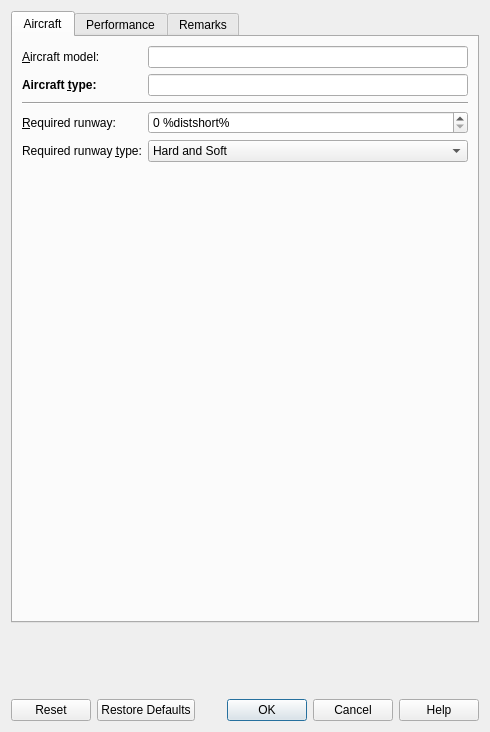
<?xml version="1.0" encoding="UTF-8"?>
<ui version="4.0">
 <class>AircraftPerfDialog</class>
 <widget class="QDialog" name="AircraftPerfDialog">
  <property name="geometry">
   <rect>
    <x>0</x>
    <y>0</y>
    <width>490</width>
    <height>732</height>
   </rect>
  </property>
  <property name="windowTitle">
   <string>Little Navmap - %1 Aircraft Performance</string>
  </property>
  <layout class="QVBoxLayout" name="verticalLayout">
   <item>
    <widget class="QTabWidget" name="tabWidget">
     <property name="currentIndex">
      <number>0</number>
     </property>
     <widget class="QWidget" name="tabAircraft">
      <attribute name="title">
       <string>Aircraft</string>
      </attribute>
      <layout class="QVBoxLayout" name="verticalLayout_4">
       <item>
        <layout class="QGridLayout" name="gridLayout_7">
         <item row="4" column="0">
          <widget class="QLabel" name="labelRunwayType">
           <property name="text">
            <string>Required runway &amp;type:</string>
           </property>
           <property name="buddy">
            <cstring>comboBoxRunwayType</cstring>
           </property>
          </widget>
         </item>
         <item row="0" column="1">
          <widget class="QLineEdit" name="lineEditName">
           <property name="toolTip">
            <string>Name of aircraft.
This is for informational purposes only.</string>
           </property>
          </widget>
         </item>
         <item row="3" column="0">
          <widget class="QLabel" name="labelRunwayLength">
           <property name="text">
            <string>&amp;Required runway:</string>
           </property>
           <property name="buddy">
            <cstring>spinBoxRunwayLength</cstring>
           </property>
          </widget>
         </item>
         <item row="3" column="1">
          <widget class="QSpinBox" name="spinBoxRunwayLength">
           <property name="toolTip">
            <string>Minimum required runway length for takeoff or landing.
Use an approximate value for max takeoff weight.
This is for informational purposes only.</string>
           </property>
           <property name="suffix">
            <string> %distshort%</string>
           </property>
           <property name="maximum">
            <number>1000000</number>
           </property>
           <property name="singleStep">
            <number>100</number>
           </property>
          </widget>
         </item>
         <item row="0" column="0">
          <widget class="QLabel" name="labelName">
           <property name="text">
            <string>&amp;Aircraft model:</string>
           </property>
           <property name="buddy">
            <cstring>lineEditName</cstring>
           </property>
          </widget>
         </item>
         <item row="1" column="0">
          <widget class="QLabel" name="labelType">
           <property name="font">
            <font>
             <weight>75</weight>
             <bold>true</bold>
            </font>
           </property>
           <property name="text">
            <string>Aircraft &amp;type:</string>
           </property>
           <property name="buddy">
            <cstring>lineEditType</cstring>
           </property>
          </widget>
         </item>
         <item row="1" column="1">
          <widget class="QLineEdit" name="lineEditType">
           <property name="toolTip">
            <string>ICAO aircraft type like B732 or C172.
The fuel report will show a warning if this does not match the simulator aircraft type.</string>
           </property>
          </widget>
         </item>
         <item row="4" column="1">
          <widget class="QComboBox" name="comboBoxRunwayType">
           <property name="toolTip">
            <string>This is for informational purposes only.</string>
           </property>
           <item>
            <property name="text">
             <string>Hard and Soft</string>
            </property>
           </item>
           <item>
            <property name="text">
             <string>Hard</string>
            </property>
           </item>
           <item>
            <property name="text">
             <string>Water</string>
            </property>
           </item>
           <item>
            <property name="text">
             <string>Amphibian</string>
            </property>
           </item>
          </widget>
         </item>
         <item row="2" column="0" colspan="2">
          <widget class="Line" name="line">
           <property name="orientation">
            <enum>Qt::Horizontal</enum>
           </property>
          </widget>
         </item>
        </layout>
       </item>
       <item>
        <spacer name="verticalSpacer">
         <property name="orientation">
          <enum>Qt::Vertical</enum>
         </property>
         <property name="sizeHint" stdset="0">
          <size>
           <width>20</width>
           <height>40</height>
          </size>
         </property>
        </spacer>
       </item>
      </layout>
     </widget>
     <widget class="QWidget" name="tabPerformance">
      <attribute name="title">
       <string>Performance</string>
      </attribute>
      <layout class="QVBoxLayout" name="verticalLayout_2">
       <property name="spacing">
        <number>2</number>
       </property>
       <property name="leftMargin">
        <number>2</number>
       </property>
       <property name="topMargin">
        <number>2</number>
       </property>
       <property name="rightMargin">
        <number>2</number>
       </property>
       <property name="bottomMargin">
        <number>2</number>
       </property>
       <item>
        <widget class="QLabel" name="label">
         <property name="frameShape">
          <enum>QFrame::Box</enum>
         </property>
         <property name="frameShadow">
          <enum>QFrame::Sunken</enum>
         </property>
         <property name="text">
          <string>Labels of minimum required values for fuel calculation and elevation profile are &lt;b&gt;bold&lt;/b&gt;.</string>
         </property>
         <property name="wordWrap">
          <bool>true</bool>
         </property>
         <property name="margin">
          <number>5</number>
         </property>
        </widget>
       </item>
       <item>
        <widget class="QGroupBox" name="groupBox">
         <property name="title">
          <string>Fuel</string>
         </property>
         <layout class="QGridLayout" name="gridLayout">
          <property name="leftMargin">
           <number>0</number>
          </property>
          <property name="topMargin">
           <number>0</number>
          </property>
          <property name="rightMargin">
           <number>0</number>
          </property>
          <property name="bottomMargin">
           <number>0</number>
          </property>
          <property name="spacing">
           <number>2</number>
          </property>
          <item row="7" column="1">
           <widget class="QSpinBox" name="spinBoxTaxiFuel">
            <property name="toolTip">
             <string>Fuel used prior to takeoff by APU, engine start and taxi</string>
            </property>
            <property name="showGroupSeparator" stdset="0">
             <bool>true</bool>
            </property>
            <property name="suffix">
             <string> %fuel%</string>
            </property>
            <property name="maximum">
             <number>1000000</number>
            </property>
            <property name="singleStep">
             <number>100</number>
            </property>
           </widget>
          </item>
          <item row="8" column="0">
           <widget class="QLabel" name="labelCruiseExtraFuel">
            <property name="text">
             <string>&amp;Extra fuel:</string>
            </property>
            <property name="buddy">
             <cstring>spinBoxExtraFuel</cstring>
            </property>
           </widget>
          </item>
          <item row="6" column="1">
           <widget class="QSpinBox" name="spinBoxReserveFuel">
            <property name="toolTip">
             <string>Minimum fuel required to fly for 30 minutes at 1,500 feet
above the alternate or at the destination at holding speed if
an alternate is not required</string>
            </property>
            <property name="suffix">
             <string> %fuel%</string>
            </property>
            <property name="maximum">
             <number>1000000</number>
            </property>
            <property name="singleStep">
             <number>100</number>
            </property>
           </widget>
          </item>
          <item row="5" column="0" colspan="2">
           <widget class="QLabel" name="labelUsableFuelRange">
            <property name="toolTip">
             <string>Estimated range considering reserve fuel.
Based on cruise speed and fuel flow.</string>
            </property>
            <property name="text">
             <string/>
            </property>
            <property name="alignment">
             <set>Qt::AlignRight|Qt::AlignTrailing|Qt::AlignVCenter</set>
            </property>
            <property name="margin">
             <number>5</number>
            </property>
            <property name="textInteractionFlags">
             <set>Qt::LinksAccessibleByMouse|Qt::TextSelectableByMouse</set>
            </property>
           </widget>
          </item>
          <item row="8" column="1">
           <widget class="QSpinBox" name="spinBoxExtraFuel">
            <property name="toolTip">
             <string>Fuel added at the discretion of the
captain or the dispatcher</string>
            </property>
            <property name="showGroupSeparator" stdset="0">
             <bool>true</bool>
            </property>
            <property name="suffix">
             <string> %fuel%</string>
            </property>
            <property name="maximum">
             <number>1000000</number>
            </property>
            <property name="singleStep">
             <number>100</number>
            </property>
           </widget>
          </item>
          <item row="6" column="0">
           <widget class="QLabel" name="labelReserveFuel">
            <property name="text">
             <string>&amp;Reserve fuel:</string>
            </property>
            <property name="buddy">
             <cstring>spinBoxReserveFuel</cstring>
            </property>
           </widget>
          </item>
          <item row="9" column="0">
           <widget class="QLabel" name="labelExtraCruiseFuel">
            <property name="text">
             <string>&amp;Contingency fuel:</string>
            </property>
            <property name="buddy">
             <cstring>spinBoxContingencyFuel</cstring>
            </property>
           </widget>
          </item>
          <item row="4" column="0">
           <widget class="QLabel" name="labelUsableFuel">
            <property name="text">
             <string>&amp;Usable fuel:</string>
            </property>
            <property name="buddy">
             <cstring>spinBoxUsableFuel</cstring>
            </property>
           </widget>
          </item>
          <item row="9" column="1">
           <widget class="QSpinBox" name="spinBoxContingencyFuel">
            <property name="toolTip">
             <string>This accounts for additional enroute fuel consumption
caused by wind or routing changes.
This will increase the trip fuel by the given percentage.</string>
            </property>
            <property name="suffix">
             <string> percent</string>
            </property>
            <property name="maximum">
             <number>1000</number>
            </property>
            <property name="singleStep">
             <number>5</number>
            </property>
           </widget>
          </item>
          <item row="4" column="1">
           <widget class="QSpinBox" name="spinBoxUsableFuel">
            <property name="toolTip">
             <string>Usable fuel in tanks</string>
            </property>
            <property name="suffix">
             <string> %fuel%</string>
            </property>
            <property name="maximum">
             <number>1000000</number>
            </property>
            <property name="singleStep">
             <number>100</number>
            </property>
           </widget>
          </item>
          <item row="7" column="0">
           <widget class="QLabel" name="labelTaxiFuel">
            <property name="text">
             <string>&amp;Taxi fuel:</string>
            </property>
            <property name="buddy">
             <cstring>spinBoxTaxiFuel</cstring>
            </property>
           </widget>
          </item>
          <item row="3" column="0" colspan="2">
           <layout class="QHBoxLayout" name="horizontalLayout">
            <property name="spacing">
             <number>6</number>
            </property>
            <property name="topMargin">
             <number>0</number>
            </property>
            <item>
             <widget class="QLabel" name="labelFuelUnits">
              <property name="text">
               <string>&amp;Fuel units:</string>
              </property>
              <property name="buddy">
               <cstring>comboBoxFuelUnit</cstring>
              </property>
             </widget>
            </item>
            <item>
             <widget class="QComboBox" name="comboBoxFuelUnit">
              <item>
               <property name="text">
                <string>Weight (lbs)</string>
               </property>
              </item>
              <item>
               <property name="text">
                <string>Volume (gal)</string>
               </property>
              </item>
              <item>
               <property name="text">
                <string>Weight (kg)</string>
               </property>
              </item>
              <item>
               <property name="text">
                <string>Volume (liter)</string>
               </property>
              </item>
             </widget>
            </item>
            <item>
             <widget class="QLabel" name="labelFuelType">
              <property name="text">
               <string>&amp;Fuel type:</string>
              </property>
              <property name="buddy">
               <cstring>comboBoxFuelType</cstring>
              </property>
             </widget>
            </item>
            <item>
             <widget class="QComboBox" name="comboBoxFuelType">
              <property name="toolTip">
               <string>Used to convert from weight to volume units.</string>
              </property>
              <item>
               <property name="text">
                <string>Avgas</string>
               </property>
              </item>
              <item>
               <property name="text">
                <string>Jetfuel</string>
               </property>
              </item>
             </widget>
            </item>
           </layout>
          </item>
         </layout>
        </widget>
       </item>
       <item>
        <widget class="QGroupBox" name="groupBox_2">
         <property name="title">
          <string>Climb</string>
         </property>
         <layout class="QGridLayout" name="gridLayout_2">
          <property name="leftMargin">
           <number>0</number>
          </property>
          <property name="topMargin">
           <number>0</number>
          </property>
          <property name="rightMargin">
           <number>0</number>
          </property>
          <property name="bottomMargin">
           <number>0</number>
          </property>
          <property name="spacing">
           <number>2</number>
          </property>
          <item row="0" column="1">
           <widget class="QSpinBox" name="spinBoxClimbSpeed">
            <property name="toolTip">
             <string>Average climb speed to typical cruise altitude.</string>
            </property>
            <property name="showGroupSeparator" stdset="0">
             <bool>true</bool>
            </property>
            <property name="suffix">
             <string> %speed% true airspeed</string>
            </property>
            <property name="minimum">
             <number>20</number>
            </property>
            <property name="maximum">
             <number>10000</number>
            </property>
            <property name="singleStep">
             <number>10</number>
            </property>
            <property name="value">
             <number>100</number>
            </property>
           </widget>
          </item>
          <item row="0" column="0">
           <widget class="QLabel" name="labelClimbSpeed">
            <property name="font">
             <font>
              <weight>75</weight>
              <bold>true</bold>
             </font>
            </property>
            <property name="text">
             <string>Average &amp;climb speed:</string>
            </property>
            <property name="buddy">
             <cstring>spinBoxClimbSpeed</cstring>
            </property>
           </widget>
          </item>
          <item row="3" column="0">
           <widget class="QLabel" name="labelVertClimbSpeed">
            <property name="font">
             <font>
              <weight>75</weight>
              <bold>true</bold>
             </font>
            </property>
            <property name="text">
             <string>Average vertical &amp;climb speed:</string>
            </property>
            <property name="buddy">
             <cstring>doubleSpinBoxClimbVertSpeed</cstring>
            </property>
           </widget>
          </item>
          <item row="4" column="0">
           <widget class="QLabel" name="labelClimbFuelFlow">
            <property name="font">
             <font>
              <weight>75</weight>
              <bold>true</bold>
             </font>
            </property>
            <property name="text">
             <string>Average fuel flow for &amp;climb:</string>
            </property>
            <property name="buddy">
             <cstring>spinBoxClimbFuelFlow</cstring>
            </property>
           </widget>
          </item>
          <item row="4" column="1">
           <widget class="QSpinBox" name="spinBoxClimbFuelFlow">
            <property name="toolTip">
             <string>Fuel flow in climb to typical cruise altitude.</string>
            </property>
            <property name="showGroupSeparator" stdset="0">
             <bool>true</bool>
            </property>
            <property name="suffix">
             <string> %fuel% per hour</string>
            </property>
            <property name="maximum">
             <number>100000</number>
            </property>
            <property name="singleStep">
             <number>10</number>
            </property>
           </widget>
          </item>
          <item row="3" column="1">
           <widget class="QDoubleSpinBox" name="doubleSpinBoxClimbVertSpeed">
            <property name="toolTip">
             <string>Average vertical climb speed to typical cruise altitude.</string>
            </property>
            <property name="showGroupSeparator" stdset="0">
             <bool>true</bool>
            </property>
            <property name="suffix">
             <string> %vspeed% ▲</string>
            </property>
            <property name="decimals">
             <number>0</number>
            </property>
            <property name="minimum">
             <double>100.000000000000000</double>
            </property>
            <property name="maximum">
             <double>10000.000000000000000</double>
            </property>
            <property name="singleStep">
             <double>100.000000000000000</double>
            </property>
            <property name="value">
             <double>550.000000000000000</double>
            </property>
           </widget>
          </item>
         </layout>
        </widget>
       </item>
       <item>
        <widget class="QGroupBox" name="groupBox_3">
         <property name="title">
          <string>Cruise</string>
         </property>
         <layout class="QGridLayout" name="gridLayout_3">
          <property name="leftMargin">
           <number>0</number>
          </property>
          <property name="topMargin">
           <number>0</number>
          </property>
          <property name="rightMargin">
           <number>0</number>
          </property>
          <property name="bottomMargin">
           <number>0</number>
          </property>
          <property name="spacing">
           <number>2</number>
          </property>
          <item row="0" column="0">
           <widget class="QLabel" name="labelCruiseSpeed">
            <property name="font">
             <font>
              <weight>75</weight>
              <bold>true</bold>
             </font>
            </property>
            <property name="text">
             <string>C&amp;ruise speed at typical cruise altitude:</string>
            </property>
            <property name="buddy">
             <cstring>spinBoxCruiseSpeed</cstring>
            </property>
           </widget>
          </item>
          <item row="0" column="1">
           <widget class="QSpinBox" name="spinBoxCruiseSpeed">
            <property name="showGroupSeparator" stdset="0">
             <bool>true</bool>
            </property>
            <property name="suffix">
             <string> %speed% true airspeed</string>
            </property>
            <property name="minimum">
             <number>20</number>
            </property>
            <property name="maximum">
             <number>10000</number>
            </property>
            <property name="singleStep">
             <number>10</number>
            </property>
            <property name="value">
             <number>100</number>
            </property>
           </widget>
          </item>
          <item row="1" column="0">
           <widget class="QLabel" name="labelCruiseFuelFlow">
            <property name="font">
             <font>
              <weight>75</weight>
              <bold>true</bold>
             </font>
            </property>
            <property name="text">
             <string>Fuel flow in c&amp;ruise:</string>
            </property>
            <property name="buddy">
             <cstring>spinBoxCruiseFuelFlow</cstring>
            </property>
           </widget>
          </item>
          <item row="1" column="1">
           <widget class="QSpinBox" name="spinBoxCruiseFuelFlow">
            <property name="showGroupSeparator" stdset="0">
             <bool>true</bool>
            </property>
            <property name="suffix">
             <string> %fuel% per hour</string>
            </property>
            <property name="maximum">
             <number>100000</number>
            </property>
            <property name="singleStep">
             <number>10</number>
            </property>
           </widget>
          </item>
         </layout>
        </widget>
       </item>
       <item>
        <widget class="QGroupBox" name="groupBox_4">
         <property name="title">
          <string>Descent</string>
         </property>
         <layout class="QGridLayout" name="gridLayout_4">
          <property name="leftMargin">
           <number>0</number>
          </property>
          <property name="topMargin">
           <number>0</number>
          </property>
          <property name="rightMargin">
           <number>0</number>
          </property>
          <property name="bottomMargin">
           <number>0</number>
          </property>
          <property name="spacing">
           <number>2</number>
          </property>
          <item row="3" column="0">
           <widget class="QLabel" name="labelDescentVertSpeed">
            <property name="font">
             <font>
              <weight>75</weight>
              <bold>true</bold>
             </font>
            </property>
            <property name="text">
             <string>Average vertical &amp;descent speed:</string>
            </property>
            <property name="buddy">
             <cstring>doubleSpinBoxDescentVertSpeed</cstring>
            </property>
           </widget>
          </item>
          <item row="0" column="0">
           <widget class="QLabel" name="labelDescentSpeed">
            <property name="font">
             <font>
              <weight>75</weight>
              <bold>true</bold>
             </font>
            </property>
            <property name="text">
             <string>Average &amp;descent speed:</string>
            </property>
            <property name="buddy">
             <cstring>spinBoxDescentSpeed</cstring>
            </property>
           </widget>
          </item>
          <item row="0" column="1">
           <widget class="QSpinBox" name="spinBoxDescentSpeed">
            <property name="showGroupSeparator" stdset="0">
             <bool>true</bool>
            </property>
            <property name="suffix">
             <string> %speed% true airspeed</string>
            </property>
            <property name="minimum">
             <number>20</number>
            </property>
            <property name="maximum">
             <number>10000</number>
            </property>
            <property name="singleStep">
             <number>10</number>
            </property>
            <property name="value">
             <number>100</number>
            </property>
           </widget>
          </item>
          <item row="4" column="0">
           <widget class="QLabel" name="labelDescentFuelFlow">
            <property name="font">
             <font>
              <weight>75</weight>
              <bold>true</bold>
             </font>
            </property>
            <property name="text">
             <string>Average fuel flow for &amp;descent:</string>
            </property>
            <property name="buddy">
             <cstring>spinBoxDescentFuelFlow</cstring>
            </property>
           </widget>
          </item>
          <item row="4" column="1">
           <widget class="QSpinBox" name="spinBoxDescentFuelFlow">
            <property name="showGroupSeparator" stdset="0">
             <bool>true</bool>
            </property>
            <property name="suffix">
             <string> %fuel% per hour</string>
            </property>
            <property name="maximum">
             <number>100000</number>
            </property>
            <property name="singleStep">
             <number>10</number>
            </property>
           </widget>
          </item>
          <item row="3" column="1">
           <widget class="QDoubleSpinBox" name="doubleSpinBoxDescentVertSpeed">
            <property name="showGroupSeparator" stdset="0">
             <bool>true</bool>
            </property>
            <property name="suffix">
             <string> %vspeed% ▼</string>
            </property>
            <property name="decimals">
             <number>0</number>
            </property>
            <property name="minimum">
             <double>-10000.000000000000000</double>
            </property>
            <property name="maximum">
             <double>-100.000000000000000</double>
            </property>
            <property name="singleStep">
             <double>100.000000000000000</double>
            </property>
            <property name="value">
             <double>-550.000000000000000</double>
            </property>
           </widget>
          </item>
          <item row="5" column="0" colspan="2">
           <widget class="QLabel" name="labelDescentRule">
            <property name="toolTip">
             <string>Equivalent rule of thumb for
the given descent speeds</string>
            </property>
            <property name="text">
             <string/>
            </property>
            <property name="alignment">
             <set>Qt::AlignRight|Qt::AlignTrailing|Qt::AlignVCenter</set>
            </property>
            <property name="margin">
             <number>5</number>
            </property>
            <property name="textInteractionFlags">
             <set>Qt::LinksAccessibleByMouse|Qt::TextSelectableByMouse</set>
            </property>
           </widget>
          </item>
         </layout>
        </widget>
       </item>
       <item>
        <widget class="QGroupBox" name="groupBox_5">
         <property name="title">
          <string>Alternate</string>
         </property>
         <layout class="QGridLayout" name="gridLayout_6">
          <property name="leftMargin">
           <number>0</number>
          </property>
          <property name="topMargin">
           <number>0</number>
          </property>
          <property name="rightMargin">
           <number>0</number>
          </property>
          <property name="bottomMargin">
           <number>0</number>
          </property>
          <property name="spacing">
           <number>2</number>
          </property>
          <item row="3" column="1">
           <widget class="QSpinBox" name="spinBoxAlternateFuelFlow">
            <property name="toolTip">
             <string>Fuel flow  when flying to an alternate typically at low altitudes.
The farthest alternate is used to calculate the fuel requirement.
The default is the cruise fuel flow.</string>
            </property>
            <property name="showGroupSeparator" stdset="0">
             <bool>true</bool>
            </property>
            <property name="suffix">
             <string> %fuel% per hour</string>
            </property>
            <property name="maximum">
             <number>100000</number>
            </property>
            <property name="singleStep">
             <number>10</number>
            </property>
           </widget>
          </item>
          <item row="0" column="0">
           <widget class="QLabel" name="labelAlternateSpeed">
            <property name="text">
             <string>Average speed for &amp;alternate:</string>
            </property>
            <property name="buddy">
             <cstring>spinBoxAlternateSpeed</cstring>
            </property>
           </widget>
          </item>
          <item row="3" column="0">
           <widget class="QLabel" name="labelAlternateFuelFlow">
            <property name="text">
             <string>Average fuel flow for &amp;alternate:</string>
            </property>
            <property name="buddy">
             <cstring>spinBoxAlternateFuelFlow</cstring>
            </property>
           </widget>
          </item>
          <item row="0" column="1">
           <widget class="QSpinBox" name="spinBoxAlternateSpeed">
            <property name="toolTip">
             <string>Average true airspeed when flying to alternate typically at low altitudes.
The farthest alternate is used to calculate the fuel requirement.
Default is cruise speed.</string>
            </property>
            <property name="showGroupSeparator" stdset="0">
             <bool>true</bool>
            </property>
            <property name="suffix">
             <string> %speed% true airspeed</string>
            </property>
            <property name="minimum">
             <number>20</number>
            </property>
            <property name="maximum">
             <number>10000</number>
            </property>
            <property name="singleStep">
             <number>10</number>
            </property>
            <property name="value">
             <number>100</number>
            </property>
           </widget>
          </item>
         </layout>
        </widget>
       </item>
      </layout>
     </widget>
     <widget class="QWidget" name="tabDescription">
      <attribute name="title">
       <string>Remarks</string>
      </attribute>
      <layout class="QVBoxLayout" name="verticalLayout_3">
       <property name="spacing">
        <number>2</number>
       </property>
       <property name="leftMargin">
        <number>2</number>
       </property>
       <property name="topMargin">
        <number>2</number>
       </property>
       <property name="rightMargin">
        <number>2</number>
       </property>
       <property name="bottomMargin">
        <number>2</number>
       </property>
       <item>
        <widget class="QPlainTextEdit" name="plainTextEditDescription">
         <property name="tabChangesFocus">
          <bool>true</bool>
         </property>
        </widget>
       </item>
      </layout>
     </widget>
    </widget>
   </item>
   <item>
    <spacer name="verticalSpacer_2">
     <property name="orientation">
      <enum>Qt::Vertical</enum>
     </property>
     <property name="sizeHint" stdset="0">
      <size>
       <width>20</width>
       <height>40</height>
      </size>
     </property>
    </spacer>
   </item>
   <item>
    <widget class="QDialogButtonBox" name="buttonBox">
     <property name="orientation">
      <enum>Qt::Horizontal</enum>
     </property>
     <property name="standardButtons">
      <set>QDialogButtonBox::Cancel|QDialogButtonBox::Help|QDialogButtonBox::Ok|QDialogButtonBox::Reset|QDialogButtonBox::RestoreDefaults</set>
     </property>
    </widget>
   </item>
  </layout>
 </widget>
 <tabstops>
  <tabstop>lineEditName</tabstop>
  <tabstop>lineEditType</tabstop>
  <tabstop>spinBoxRunwayLength</tabstop>
  <tabstop>comboBoxRunwayType</tabstop>
  <tabstop>comboBoxFuelUnit</tabstop>
  <tabstop>comboBoxFuelType</tabstop>
  <tabstop>spinBoxUsableFuel</tabstop>
  <tabstop>spinBoxReserveFuel</tabstop>
  <tabstop>spinBoxTaxiFuel</tabstop>
  <tabstop>spinBoxExtraFuel</tabstop>
  <tabstop>spinBoxContingencyFuel</tabstop>
  <tabstop>spinBoxClimbSpeed</tabstop>
  <tabstop>doubleSpinBoxClimbVertSpeed</tabstop>
  <tabstop>spinBoxClimbFuelFlow</tabstop>
  <tabstop>spinBoxCruiseSpeed</tabstop>
  <tabstop>spinBoxCruiseFuelFlow</tabstop>
  <tabstop>spinBoxDescentSpeed</tabstop>
  <tabstop>doubleSpinBoxDescentVertSpeed</tabstop>
  <tabstop>spinBoxDescentFuelFlow</tabstop>
  <tabstop>spinBoxAlternateSpeed</tabstop>
  <tabstop>spinBoxAlternateFuelFlow</tabstop>
  <tabstop>tabWidget</tabstop>
  <tabstop>plainTextEditDescription</tabstop>
 </tabstops>
 <resources/>
 <connections/>
</ui>
